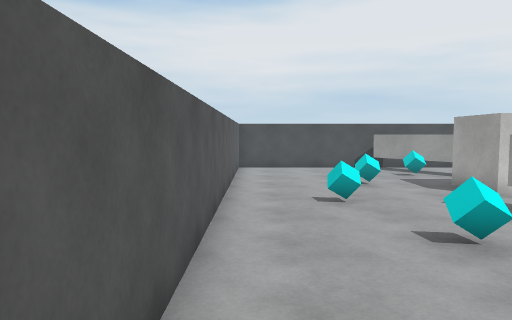
[1] (above)

15 first-person views from a walk through a 3-D level made in the Unity game engine. The camera is 1.5 m above the floor, tilts 4° down and sees 70° across. The floor is counted in squares, 1 m on a side. Each view is taken from the middle of a square. On the plan, view 1 faces up. The plan holds only what a view shows up to about 16 squares ahead; the rest is blank. The player is left out. Surface patterns are stand-ins for the level's own textures.

[2]
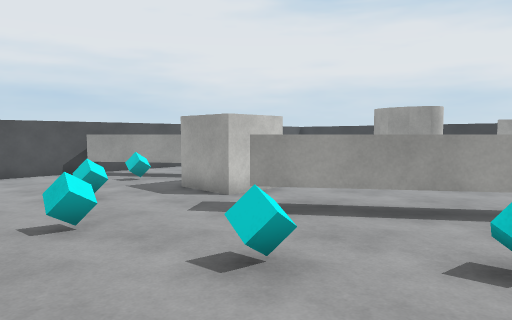

[3]
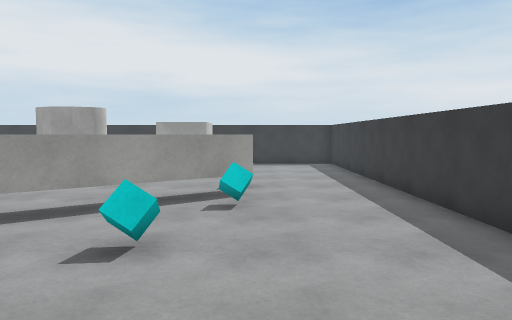

[4]
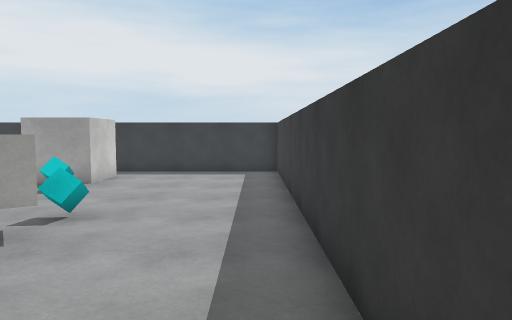

[5]
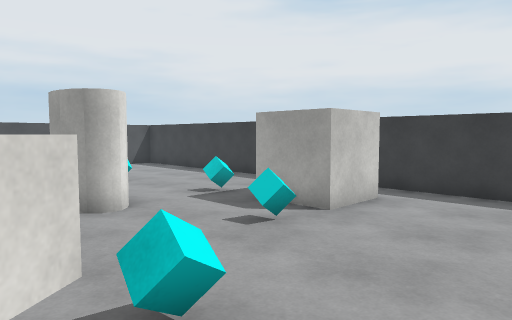

[6]
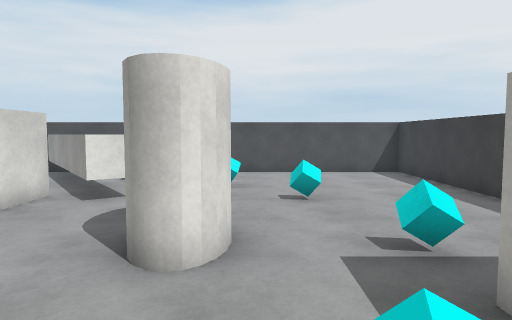

[7]
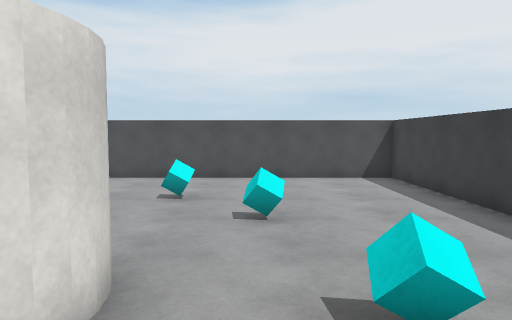

[8]
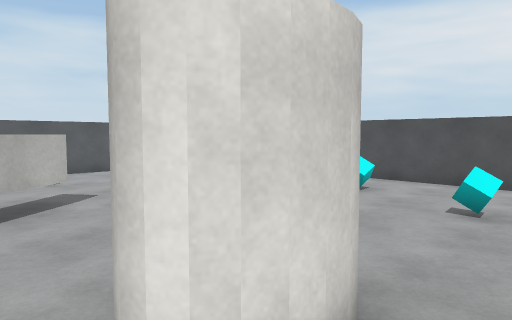

[9]
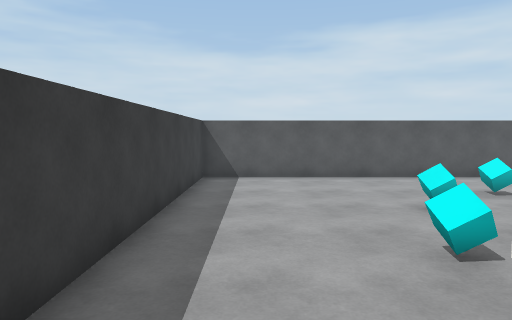

[10]
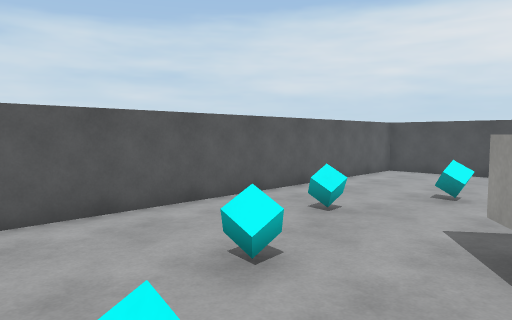

[11]
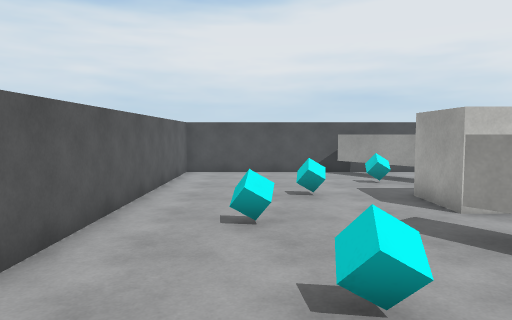

[12]
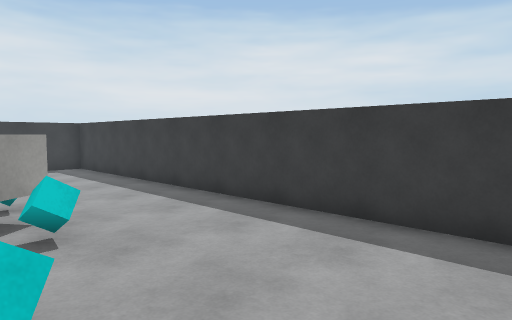

[13]
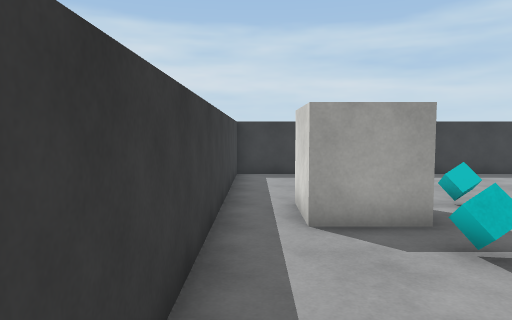

[14]
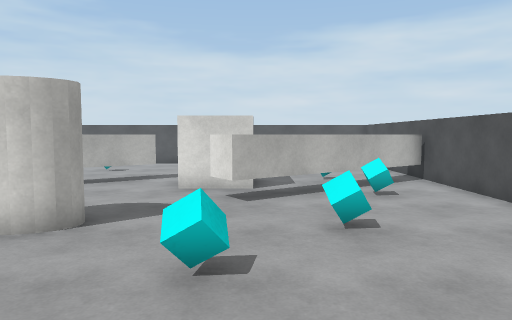

[15]
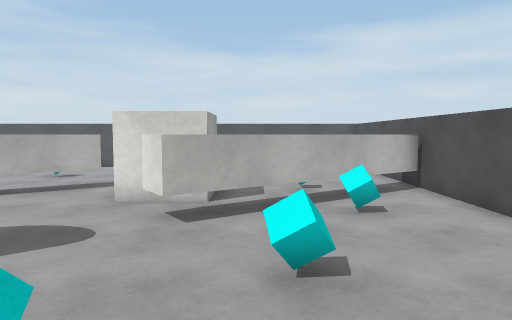

### Floor plan
Key: @ floor where view 1 was taken; # wall or solid block; . floor; ^ raised ledge; O other object.
Columns run from 1 left of view 1 to 19 right of it. Each row starts with its distance up from view 1.
 17 #####################
 16 #.....#^............#
 15 #......^^...........#
 14 #......O^^O.........#
 13 #.......^^..........#
 12 #........^^..O......#
 11 #...O..OOO^^........#
 10 #......O O^#...O....#
  9 #......OOO..........#
  8 #..O.........O......#
  7 #.....^^....OOO.O...#
  6 #......^^....O......#
  5 #...O..^^.......OOO.#
  4 #.......^^......O O.#
  3 #.....O..^^....OOOO.#
  2 #........O^#........#
  1 #...........O.......#
  0 #@..................#
 -1 #...................#
 -2 #...................#
 -3 #####################

Positions as (right, up) in squares from view 1, and headings:
1: (0, 0), facing up
2: (0, 2), facing up-right
3: (0, 1), facing right
4: (4, -2), facing right
5: (9, -1), facing up-right
6: (13, 2), facing up
7: (14, 4), facing up
8: (14, 5), facing up-left
9: (12, -1), facing left
10: (6, 2), facing up-left
11: (2, 2), facing up
12: (2, 3), facing down-right
13: (18, 11), facing down
14: (18, 11), facing left
15: (16, 12), facing left
